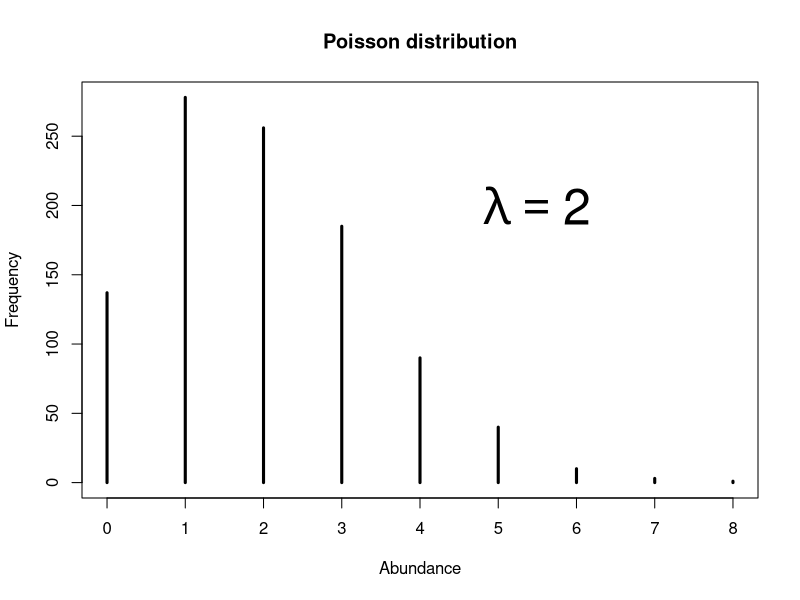
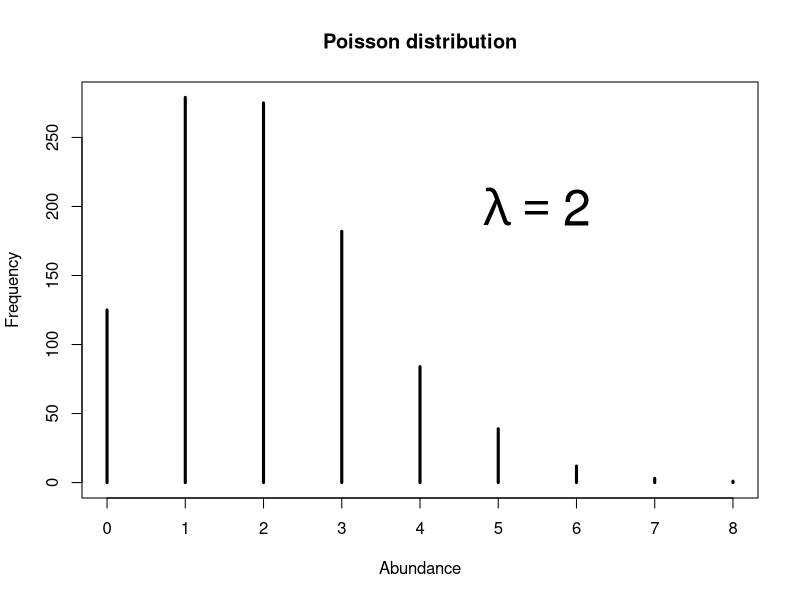

Write the R code that produced these figures, in order.
## ---- chunk 1
plot(table(rpois(1000, 2)), 
     lwd = 3, 
     ylab = "Frequency", 
     xlab = "Abundance", 
     main = "Poisson distribution")
text(5.5, 200, 
     expression(lambda == 2), cex = 3)
## ---- chunk 2
plot(table(rpois(1000, 2)), lwd = 3, ylab = "Frequency", xlab = "Abundance", main = "Poisson distribution")
text(5.5, 200, expression(lambda == 2), cex = 3)
